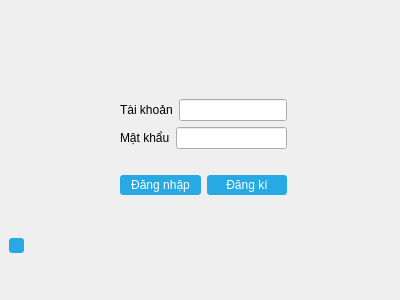
<?xml version="1.0" encoding="UTF-8"?>
<ui version="4.0">
 <class>StartProgram</class>
 <widget class="QStackedWidget" name="StartProgram">
  <property name="geometry">
   <rect>
    <x>0</x>
    <y>0</y>
    <width>400</width>
    <height>300</height>
   </rect>
  </property>
  <property name="windowTitle">
   <string>Đăng nhập vào LIBPRO</string>
  </property>
  <property name="windowIcon">
   <iconset resource="resource.qrc">
    <normaloff>:/Icons/Circle-icons-bookshelf.svg.png</normaloff>:/Icons/Circle-icons-bookshelf.svg.png</iconset>
  </property>
  <property name="windowOpacity">
   <double>8.000000000000000</double>
  </property>
  <property name="layoutDirection">
   <enum>Qt::LeftToRight</enum>
  </property>
  <property name="autoFillBackground">
   <bool>false</bool>
  </property>
  <property name="styleSheet">
   <string notr="true">StartProgram
{
		background: rgb(186, 189, 182);
}
QPushButton
{
		color: white;
		background-color: #27a9e3;
		border-width: 0px;
		border-radius: 3px;
}
QPushButton:hover { background-color: #66c011; }

QPushButton:disabled 
{
    background-color:  rgb(85, 87, 83);
}
QLineEdit:disabled
{
		background-color:  rgb(211, 215, 207);
}
</string>
  </property>
  <property name="currentIndex">
   <number>0</number>
  </property>
  <widget class="QWidget" name="loginForm">
   <layout class="QGridLayout" name="gridLayout">
    <item row="1" column="1">
     <layout class="QVBoxLayout" name="verticalLayout">
      <item>
       <layout class="QHBoxLayout" name="horizontalLayout">
        <item>
         <widget class="QLabel" name="label">
          <property name="text">
           <string>Tài khoản</string>
          </property>
         </widget>
        </item>
        <item>
         <widget class="QLineEdit" name="login_usnLine"/>
        </item>
       </layout>
      </item>
      <item>
       <layout class="QHBoxLayout" name="horizontalLayout_2">
        <item>
         <widget class="QLabel" name="label_2">
          <property name="text">
           <string>Mật khẩu</string>
          </property>
         </widget>
        </item>
        <item>
         <widget class="QLineEdit" name="login_pwLine">
          <property name="echoMode">
           <enum>QLineEdit::Password</enum>
          </property>
         </widget>
        </item>
       </layout>
      </item>
      <item>
       <widget class="QLabel" name="loginNotif">
        <property name="text">
         <string/>
        </property>
       </widget>
      </item>
      <item>
       <layout class="QHBoxLayout" name="horizontalLayout_5">
        <property name="topMargin">
         <number>0</number>
        </property>
        <item>
         <widget class="QPushButton" name="loginButton">
          <property name="minimumSize">
           <size>
            <width>0</width>
            <height>20</height>
           </size>
          </property>
          <property name="text">
           <string>Đăng nhập</string>
          </property>
          <property name="default">
           <bool>true</bool>
          </property>
         </widget>
        </item>
        <item>
         <widget class="QPushButton" name="signupButton">
          <property name="minimumSize">
           <size>
            <width>0</width>
            <height>20</height>
           </size>
          </property>
          <property name="text">
           <string>Đăng kí</string>
          </property>
         </widget>
        </item>
       </layout>
      </item>
      <item>
       <layout class="QHBoxLayout" name="horizontalLayout_9">
        <property name="topMargin">
         <number>0</number>
        </property>
       </layout>
      </item>
     </layout>
    </item>
    <item row="0" column="1">
     <spacer name="verticalSpacer_3">
      <property name="orientation">
       <enum>Qt::Vertical</enum>
      </property>
      <property name="sizeHint" stdset="0">
       <size>
        <width>20</width>
        <height>40</height>
       </size>
      </property>
     </spacer>
    </item>
    <item row="1" column="0">
     <spacer name="horizontalSpacer_3">
      <property name="orientation">
       <enum>Qt::Horizontal</enum>
      </property>
      <property name="sizeHint" stdset="0">
       <size>
        <width>40</width>
        <height>20</height>
       </size>
      </property>
     </spacer>
    </item>
    <item row="1" column="2">
     <spacer name="horizontalSpacer_4">
      <property name="orientation">
       <enum>Qt::Horizontal</enum>
      </property>
      <property name="sizeHint" stdset="0">
       <size>
        <width>40</width>
        <height>20</height>
       </size>
      </property>
     </spacer>
    </item>
    <item row="2" column="1">
     <spacer name="verticalSpacer_4">
      <property name="orientation">
       <enum>Qt::Vertical</enum>
      </property>
      <property name="sizeHint" stdset="0">
       <size>
        <width>20</width>
        <height>40</height>
       </size>
      </property>
     </spacer>
    </item>
    <item row="2" column="0">
     <widget class="QPushButton" name="resetProg">
      <property name="minimumSize">
       <size>
        <width>15</width>
        <height>15</height>
       </size>
      </property>
      <property name="maximumSize">
       <size>
        <width>15</width>
        <height>15</height>
       </size>
      </property>
      <property name="text">
       <string/>
      </property>
     </widget>
    </item>
   </layout>
  </widget>
  <widget class="QWidget" name="selectRoleForm">
   <layout class="QGridLayout" name="gridLayout_2">
    <item row="1" column="0">
     <spacer name="horizontalSpacer">
      <property name="orientation">
       <enum>Qt::Horizontal</enum>
      </property>
      <property name="sizeHint" stdset="0">
       <size>
        <width>40</width>
        <height>20</height>
       </size>
      </property>
     </spacer>
    </item>
    <item row="0" column="1">
     <spacer name="verticalSpacer_2">
      <property name="orientation">
       <enum>Qt::Vertical</enum>
      </property>
      <property name="sizeHint" stdset="0">
       <size>
        <width>20</width>
        <height>40</height>
       </size>
      </property>
     </spacer>
    </item>
    <item row="1" column="2">
     <spacer name="horizontalSpacer_2">
      <property name="orientation">
       <enum>Qt::Horizontal</enum>
      </property>
      <property name="sizeHint" stdset="0">
       <size>
        <width>40</width>
        <height>20</height>
       </size>
      </property>
     </spacer>
    </item>
    <item row="1" column="1">
     <layout class="QVBoxLayout" name="verticalLayout_2">
      <item>
       <widget class="QRadioButton" name="login_readerButton">
        <property name="text">
         <string>Đăng nhập với tư cách đọc giả</string>
        </property>
        <property name="checked">
         <bool>true</bool>
        </property>
       </widget>
      </item>
      <item>
       <widget class="QRadioButton" name="login_librarianButton">
        <property name="text">
         <string>Đăng nhập với tư cách thủ thư</string>
        </property>
       </widget>
      </item>
      <item>
       <widget class="QRadioButton" name="login_usermanagerButton">
        <property name="text">
         <string>Đăng nhập với tư cách quản lý người dùng</string>
        </property>
       </widget>
      </item>
      <item>
       <layout class="QHBoxLayout" name="horizontalLayout_18">
        <property name="topMargin">
         <number>0</number>
        </property>
        <item>
         <widget class="QPushButton" name="login_backButton">
          <property name="text">
           <string>Quay lại</string>
          </property>
         </widget>
        </item>
        <item>
         <widget class="QPushButton" name="login_confirmButton">
          <property name="minimumSize">
           <size>
            <width>0</width>
            <height>20</height>
           </size>
          </property>
          <property name="text">
           <string>Xác nhận</string>
          </property>
          <property name="autoDefault">
           <bool>true</bool>
          </property>
          <property name="default">
           <bool>true</bool>
          </property>
         </widget>
        </item>
       </layout>
      </item>
     </layout>
    </item>
    <item row="3" column="1">
     <spacer name="verticalSpacer">
      <property name="orientation">
       <enum>Qt::Vertical</enum>
      </property>
      <property name="sizeHint" stdset="0">
       <size>
        <width>20</width>
        <height>40</height>
       </size>
      </property>
     </spacer>
    </item>
    <item row="2" column="1">
     <widget class="QLabel" name="xLabel">
      <property name="text">
       <string>TextLabel</string>
      </property>
     </widget>
    </item>
   </layout>
  </widget>
  <widget class="QWidget" name="signupForm">
   <layout class="QGridLayout" name="gridLayout_3">
    <item row="4" column="1">
     <layout class="QHBoxLayout" name="horizontalLayout_13">
      <item>
       <widget class="QLabel" name="label_6">
        <property name="text">
         <string>Ngày sinh</string>
        </property>
       </widget>
      </item>
      <item>
       <widget class="QLineEdit" name="regUser_dobLine">
        <property name="minimumSize">
         <size>
          <width>140</width>
          <height>0</height>
         </size>
        </property>
        <property name="maximumSize">
         <size>
          <width>140</width>
          <height>16777215</height>
         </size>
        </property>
       </widget>
      </item>
     </layout>
    </item>
    <item row="3" column="1">
     <layout class="QHBoxLayout" name="horizontalLayout_12">
      <item>
       <widget class="QLabel" name="label_5">
        <property name="text">
         <string>CMND</string>
        </property>
       </widget>
      </item>
      <item>
       <widget class="QLineEdit" name="regUser_PIDLine">
        <property name="minimumSize">
         <size>
          <width>140</width>
          <height>0</height>
         </size>
        </property>
        <property name="maximumSize">
         <size>
          <width>140</width>
          <height>16777215</height>
         </size>
        </property>
       </widget>
      </item>
     </layout>
    </item>
    <item row="8" column="1">
     <spacer name="verticalSpacer_5">
      <property name="orientation">
       <enum>Qt::Vertical</enum>
      </property>
      <property name="sizeHint" stdset="0">
       <size>
        <width>20</width>
        <height>40</height>
       </size>
      </property>
     </spacer>
    </item>
    <item row="5" column="1">
     <layout class="QHBoxLayout" name="horizontalLayout_14">
      <item>
       <widget class="QLabel" name="label_7">
        <property name="text">
         <string>Nghề nghiệp</string>
        </property>
       </widget>
      </item>
      <item>
       <widget class="QLineEdit" name="regUser_jobLine">
        <property name="minimumSize">
         <size>
          <width>140</width>
          <height>0</height>
         </size>
        </property>
        <property name="maximumSize">
         <size>
          <width>140</width>
          <height>16777215</height>
         </size>
        </property>
       </widget>
      </item>
     </layout>
    </item>
    <item row="1" column="1">
     <layout class="QHBoxLayout" name="horizontalLayout_10">
      <item>
       <widget class="QLabel" name="label_3">
        <property name="text">
         <string>Họ tên</string>
        </property>
       </widget>
      </item>
      <item>
       <widget class="QLineEdit" name="regUser_nameLine">
        <property name="minimumSize">
         <size>
          <width>140</width>
          <height>0</height>
         </size>
        </property>
        <property name="maximumSize">
         <size>
          <width>140</width>
          <height>16777215</height>
         </size>
        </property>
       </widget>
      </item>
     </layout>
    </item>
    <item row="6" column="1">
     <layout class="QHBoxLayout" name="horizontalLayout_15">
      <item>
       <widget class="QLabel" name="label_8">
        <property name="text">
         <string>Email</string>
        </property>
       </widget>
      </item>
      <item>
       <widget class="QLineEdit" name="regUser_mailLine">
        <property name="minimumSize">
         <size>
          <width>140</width>
          <height>0</height>
         </size>
        </property>
        <property name="maximumSize">
         <size>
          <width>140</width>
          <height>16777215</height>
         </size>
        </property>
       </widget>
      </item>
     </layout>
    </item>
    <item row="0" column="1">
     <spacer name="verticalSpacer_6">
      <property name="orientation">
       <enum>Qt::Vertical</enum>
      </property>
      <property name="sizeHint" stdset="0">
       <size>
        <width>20</width>
        <height>40</height>
       </size>
      </property>
     </spacer>
    </item>
    <item row="2" column="1">
     <layout class="QHBoxLayout" name="horizontalLayout_11">
      <item>
       <widget class="QLabel" name="label_4">
        <property name="text">
         <string>MSSV</string>
        </property>
       </widget>
      </item>
      <item>
       <widget class="QLineEdit" name="regUser_UIDLine">
        <property name="minimumSize">
         <size>
          <width>140</width>
          <height>0</height>
         </size>
        </property>
        <property name="maximumSize">
         <size>
          <width>140</width>
          <height>16777215</height>
         </size>
        </property>
       </widget>
      </item>
     </layout>
    </item>
    <item row="3" column="2">
     <widget class="QLabel" name="regUser_PIDdupLabel">
      <property name="text">
       <string>X</string>
      </property>
     </widget>
    </item>
    <item row="2" column="2">
     <widget class="QLabel" name="regUser_UIDdupLabel">
      <property name="text">
       <string>X</string>
      </property>
     </widget>
    </item>
    <item row="6" column="2">
     <widget class="QLabel" name="regUser_maildupLabel">
      <property name="text">
       <string>X</string>
      </property>
     </widget>
    </item>
    <item row="3" column="0">
     <spacer name="horizontalSpacer_5">
      <property name="orientation">
       <enum>Qt::Horizontal</enum>
      </property>
      <property name="sizeType">
       <enum>QSizePolicy::Fixed</enum>
      </property>
      <property name="sizeHint" stdset="0">
       <size>
        <width>60</width>
        <height>20</height>
       </size>
      </property>
     </spacer>
    </item>
    <item row="4" column="2">
     <spacer name="horizontalSpacer_6">
      <property name="orientation">
       <enum>Qt::Horizontal</enum>
      </property>
      <property name="sizeHint" stdset="0">
       <size>
        <width>40</width>
        <height>20</height>
       </size>
      </property>
     </spacer>
    </item>
    <item row="7" column="1">
     <layout class="QHBoxLayout" name="horizontalLayout_8">
      <property name="topMargin">
       <number>0</number>
      </property>
      <item>
       <widget class="QPushButton" name="regUser_backButton">
        <property name="text">
         <string>Quay lại</string>
        </property>
       </widget>
      </item>
      <item>
       <widget class="QPushButton" name="regUser_confirmButton_1">
        <property name="text">
         <string>Xác nhận</string>
        </property>
       </widget>
      </item>
     </layout>
    </item>
   </layout>
  </widget>
  <widget class="QWidget" name="signupAccount">
   <layout class="QGridLayout" name="gridLayout_4">
    <item row="1" column="0">
     <spacer name="horizontalSpacer_7">
      <property name="orientation">
       <enum>Qt::Horizontal</enum>
      </property>
      <property name="sizeHint" stdset="0">
       <size>
        <width>40</width>
        <height>20</height>
       </size>
      </property>
     </spacer>
    </item>
    <item row="2" column="1">
     <layout class="QHBoxLayout" name="horizontalLayout_4">
      <item>
       <widget class="QLabel" name="label_10">
        <property name="text">
         <string>Mật khẩu</string>
        </property>
       </widget>
      </item>
      <item>
       <widget class="QLineEdit" name="regUser_pwLine">
        <property name="minimumSize">
         <size>
          <width>150</width>
          <height>0</height>
         </size>
        </property>
        <property name="maximumSize">
         <size>
          <width>150</width>
          <height>16777215</height>
         </size>
        </property>
        <property name="echoMode">
         <enum>QLineEdit::Password</enum>
        </property>
       </widget>
      </item>
     </layout>
    </item>
    <item row="1" column="1">
     <layout class="QHBoxLayout" name="horizontalLayout_3">
      <item>
       <widget class="QLabel" name="label_9">
        <property name="text">
         <string>Tên đăng nhập</string>
        </property>
       </widget>
      </item>
      <item>
       <widget class="QLineEdit" name="regUser_usnLine">
        <property name="minimumSize">
         <size>
          <width>150</width>
          <height>0</height>
         </size>
        </property>
        <property name="maximumSize">
         <size>
          <width>150</width>
          <height>16777215</height>
         </size>
        </property>
       </widget>
      </item>
     </layout>
    </item>
    <item row="3" column="1">
     <layout class="QHBoxLayout" name="horizontalLayout_7">
      <item>
       <widget class="QLabel" name="label_11">
        <property name="text">
         <string>Nhập lại mật khẩu</string>
        </property>
       </widget>
      </item>
      <item>
       <widget class="QLineEdit" name="regUser_repwLine">
        <property name="minimumSize">
         <size>
          <width>150</width>
          <height>0</height>
         </size>
        </property>
        <property name="maximumSize">
         <size>
          <width>150</width>
          <height>16777215</height>
         </size>
        </property>
        <property name="echoMode">
         <enum>QLineEdit::Password</enum>
        </property>
       </widget>
      </item>
     </layout>
    </item>
    <item row="5" column="1">
     <spacer name="verticalSpacer_7">
      <property name="orientation">
       <enum>Qt::Vertical</enum>
      </property>
      <property name="sizeHint" stdset="0">
       <size>
        <width>20</width>
        <height>40</height>
       </size>
      </property>
     </spacer>
    </item>
    <item row="0" column="1">
     <spacer name="verticalSpacer_8">
      <property name="orientation">
       <enum>Qt::Vertical</enum>
      </property>
      <property name="sizeHint" stdset="0">
       <size>
        <width>20</width>
        <height>40</height>
       </size>
      </property>
     </spacer>
    </item>
    <item row="2" column="2">
     <spacer name="horizontalSpacer_8">
      <property name="orientation">
       <enum>Qt::Horizontal</enum>
      </property>
      <property name="sizeHint" stdset="0">
       <size>
        <width>40</width>
        <height>20</height>
       </size>
      </property>
     </spacer>
    </item>
    <item row="1" column="2">
     <widget class="QLabel" name="dupUSNLabel">
      <property name="maximumSize">
       <size>
        <width>1677215</width>
        <height>16777215</height>
       </size>
      </property>
      <property name="text">
       <string>X</string>
      </property>
     </widget>
    </item>
    <item row="3" column="2">
     <widget class="QLabel" name="dupPWLabel">
      <property name="text">
       <string>X</string>
      </property>
     </widget>
    </item>
    <item row="4" column="1">
     <layout class="QHBoxLayout" name="horizontalLayout_16">
      <property name="topMargin">
       <number>0</number>
      </property>
      <item>
       <widget class="QPushButton" name="regUser_backButton_2">
        <property name="text">
         <string>Quay lại</string>
        </property>
       </widget>
      </item>
      <item>
       <widget class="QPushButton" name="regUser_regButton">
        <property name="text">
         <string>Đăng kí</string>
        </property>
       </widget>
      </item>
     </layout>
    </item>
   </layout>
  </widget>
  <widget class="QWidget" name="regSuccessPage">
   <layout class="QGridLayout" name="gridLayout_5">
    <item row="3" column="2">
     <spacer name="horizontalSpacer_10">
      <property name="orientation">
       <enum>Qt::Horizontal</enum>
      </property>
      <property name="sizeHint" stdset="0">
       <size>
        <width>40</width>
        <height>20</height>
       </size>
      </property>
     </spacer>
    </item>
    <item row="0" column="1">
     <spacer name="verticalSpacer_10">
      <property name="orientation">
       <enum>Qt::Vertical</enum>
      </property>
      <property name="sizeHint" stdset="0">
       <size>
        <width>20</width>
        <height>40</height>
       </size>
      </property>
     </spacer>
    </item>
    <item row="1" column="1">
     <widget class="QLabel" name="label_12">
      <property name="text">
       <string>Đăng kí thành công
Vui lòng đợi quản trị viên xác nhận</string>
      </property>
     </widget>
    </item>
    <item row="3" column="1">
     <spacer name="verticalSpacer_9">
      <property name="orientation">
       <enum>Qt::Vertical</enum>
      </property>
      <property name="sizeHint" stdset="0">
       <size>
        <width>20</width>
        <height>40</height>
       </size>
      </property>
     </spacer>
    </item>
    <item row="3" column="0">
     <spacer name="horizontalSpacer_9">
      <property name="orientation">
       <enum>Qt::Horizontal</enum>
      </property>
      <property name="sizeHint" stdset="0">
       <size>
        <width>40</width>
        <height>20</height>
       </size>
      </property>
     </spacer>
    </item>
    <item row="2" column="1">
     <layout class="QHBoxLayout" name="horizontalLayout_6">
      <property name="topMargin">
       <number>0</number>
      </property>
      <item>
       <widget class="QPushButton" name="regUser_backButton_3">
        <property name="minimumSize">
         <size>
          <width>0</width>
          <height>20</height>
         </size>
        </property>
        <property name="text">
         <string>Quay lại</string>
        </property>
       </widget>
      </item>
      <item>
       <widget class="QPushButton" name="regUser_exitButton">
        <property name="minimumSize">
         <size>
          <width>0</width>
          <height>20</height>
         </size>
        </property>
        <property name="text">
         <string>Thoát</string>
        </property>
       </widget>
      </item>
     </layout>
    </item>
   </layout>
  </widget>
  <widget class="QWidget" name="regAccPage">
   <layout class="QGridLayout" name="gridLayout_6">
    <item row="0" column="0">
     <widget class="QPushButton" name="newUserButton">
      <property name="minimumSize">
       <size>
        <width>80</width>
        <height>80</height>
       </size>
      </property>
      <property name="maximumSize">
       <size>
        <width>80</width>
        <height>80</height>
       </size>
      </property>
      <property name="text">
       <string>Người dùng
 mới</string>
      </property>
     </widget>
    </item>
    <item row="0" column="1">
     <widget class="QPushButton" name="oldUserButton">
      <property name="minimumSize">
       <size>
        <width>80</width>
        <height>80</height>
       </size>
      </property>
      <property name="maximumSize">
       <size>
        <width>80</width>
        <height>80</height>
       </size>
      </property>
      <property name="text">
       <string>Người dùng
 cũ</string>
      </property>
     </widget>
    </item>
   </layout>
  </widget>
  <widget class="QWidget" name="page_2">
   <layout class="QGridLayout" name="gridLayout_7">
    <item row="0" column="0">
     <spacer name="horizontalSpacer_11">
      <property name="orientation">
       <enum>Qt::Horizontal</enum>
      </property>
      <property name="sizeHint" stdset="0">
       <size>
        <width>40</width>
        <height>20</height>
       </size>
      </property>
     </spacer>
    </item>
    <item row="7" column="1">
     <spacer name="verticalSpacer_11">
      <property name="orientation">
       <enum>Qt::Vertical</enum>
      </property>
      <property name="sizeHint" stdset="0">
       <size>
        <width>20</width>
        <height>40</height>
       </size>
      </property>
     </spacer>
    </item>
    <item row="1" column="2">
     <spacer name="horizontalSpacer_12">
      <property name="orientation">
       <enum>Qt::Horizontal</enum>
      </property>
      <property name="sizeHint" stdset="0">
       <size>
        <width>40</width>
        <height>20</height>
       </size>
      </property>
     </spacer>
    </item>
    <item row="2" column="1">
     <layout class="QHBoxLayout" name="horizontalLayout_19">
      <property name="topMargin">
       <number>0</number>
      </property>
      <item>
       <widget class="QLabel" name="label_14">
        <property name="text">
         <string>MSSV/MSGV</string>
        </property>
       </widget>
      </item>
      <item>
       <widget class="QLineEdit" name="regA_uidLine">
        <property name="minimumSize">
         <size>
          <width>150</width>
          <height>0</height>
         </size>
        </property>
        <property name="maximumSize">
         <size>
          <width>150</width>
          <height>16777215</height>
         </size>
        </property>
       </widget>
      </item>
     </layout>
    </item>
    <item row="0" column="1">
     <spacer name="verticalSpacer_12">
      <property name="orientation">
       <enum>Qt::Vertical</enum>
      </property>
      <property name="sizeHint" stdset="0">
       <size>
        <width>20</width>
        <height>40</height>
       </size>
      </property>
     </spacer>
    </item>
    <item row="1" column="1">
     <layout class="QHBoxLayout" name="horizontalLayout_17">
      <item>
       <widget class="QLabel" name="label_13">
        <property name="text">
         <string>Mã số thư viện</string>
        </property>
       </widget>
      </item>
      <item>
       <widget class="QLineEdit" name="regA_libLine">
        <property name="minimumSize">
         <size>
          <width>150</width>
          <height>0</height>
         </size>
        </property>
        <property name="maximumSize">
         <size>
          <width>150</width>
          <height>16777215</height>
         </size>
        </property>
       </widget>
      </item>
     </layout>
    </item>
    <item row="4" column="1">
     <widget class="QLabel" name="regA_erLabel">
      <property name="text">
       <string>Thông tin không hợp lệ</string>
      </property>
     </widget>
    </item>
    <item row="5" column="1">
     <layout class="QHBoxLayout" name="horizontalLayout_20">
      <property name="topMargin">
       <number>0</number>
      </property>
      <item>
       <widget class="QPushButton" name="regA_backButton">
        <property name="text">
         <string>Quay lại</string>
        </property>
       </widget>
      </item>
      <item>
       <widget class="QPushButton" name="regA_confirmButton">
        <property name="text">
         <string>Xác nhận</string>
        </property>
       </widget>
      </item>
     </layout>
    </item>
    <item row="3" column="1">
     <widget class="QLabel" name="regA_erLabel2">
      <property name="text">
       <string>Không thể thêm tài khoản</string>
      </property>
     </widget>
    </item>
   </layout>
  </widget>
  <widget class="QWidget" name="page">
   <layout class="QGridLayout" name="gridLayout_8">
    <item row="1" column="1">
     <layout class="QHBoxLayout" name="horizontalLayout_21">
      <item>
       <widget class="QLabel" name="label_15">
        <property name="text">
         <string>Tên đăng nhập</string>
        </property>
       </widget>
      </item>
      <item>
       <widget class="QLineEdit" name="regA_usnLine">
        <property name="minimumSize">
         <size>
          <width>150</width>
          <height>0</height>
         </size>
        </property>
        <property name="maximumSize">
         <size>
          <width>150</width>
          <height>16777215</height>
         </size>
        </property>
       </widget>
      </item>
     </layout>
    </item>
    <item row="2" column="1">
     <layout class="QHBoxLayout" name="horizontalLayout_22">
      <item>
       <widget class="QLabel" name="label_16">
        <property name="text">
         <string>Mật khẩu</string>
        </property>
       </widget>
      </item>
      <item>
       <widget class="QLineEdit" name="regA_pwLine">
        <property name="minimumSize">
         <size>
          <width>150</width>
          <height>0</height>
         </size>
        </property>
        <property name="maximumSize">
         <size>
          <width>150</width>
          <height>16777215</height>
         </size>
        </property>
       </widget>
      </item>
     </layout>
    </item>
    <item row="4" column="1">
     <widget class="QLabel" name="regA_errLabel">
      <property name="text">
       <string>Tên đăng nhập đã tồn tại</string>
      </property>
     </widget>
    </item>
    <item row="2" column="2">
     <spacer name="horizontalSpacer_14">
      <property name="orientation">
       <enum>Qt::Horizontal</enum>
      </property>
      <property name="sizeHint" stdset="0">
       <size>
        <width>40</width>
        <height>20</height>
       </size>
      </property>
     </spacer>
    </item>
    <item row="3" column="1">
     <layout class="QHBoxLayout" name="horizontalLayout_23">
      <item>
       <widget class="QLabel" name="label_17">
        <property name="text">
         <string>Nhập lại mật khẩu</string>
        </property>
       </widget>
      </item>
      <item>
       <widget class="QLineEdit" name="regA_repwLine">
        <property name="minimumSize">
         <size>
          <width>150</width>
          <height>0</height>
         </size>
        </property>
        <property name="maximumSize">
         <size>
          <width>150</width>
          <height>16777215</height>
         </size>
        </property>
       </widget>
      </item>
     </layout>
    </item>
    <item row="5" column="1">
     <layout class="QHBoxLayout" name="horizontalLayout_24">
      <property name="topMargin">
       <number>0</number>
      </property>
      <item>
       <widget class="QPushButton" name="regA_backButton_2">
        <property name="text">
         <string>Quay lại</string>
        </property>
       </widget>
      </item>
      <item>
       <widget class="QPushButton" name="regA_regButton">
        <property name="text">
         <string>Đăng kí</string>
        </property>
       </widget>
      </item>
     </layout>
    </item>
    <item row="2" column="0">
     <spacer name="horizontalSpacer_13">
      <property name="orientation">
       <enum>Qt::Horizontal</enum>
      </property>
      <property name="sizeHint" stdset="0">
       <size>
        <width>40</width>
        <height>20</height>
       </size>
      </property>
     </spacer>
    </item>
    <item row="6" column="1">
     <spacer name="verticalSpacer_13">
      <property name="orientation">
       <enum>Qt::Vertical</enum>
      </property>
      <property name="sizeHint" stdset="0">
       <size>
        <width>20</width>
        <height>40</height>
       </size>
      </property>
     </spacer>
    </item>
    <item row="0" column="1">
     <spacer name="verticalSpacer_14">
      <property name="orientation">
       <enum>Qt::Vertical</enum>
      </property>
      <property name="sizeHint" stdset="0">
       <size>
        <width>20</width>
        <height>40</height>
       </size>
      </property>
     </spacer>
    </item>
   </layout>
  </widget>
 </widget>
 <resources>
  <include location="resource.qrc"/>
 </resources>
 <connections>
  <connection>
   <sender>regUser_exitButton</sender>
   <signal>clicked()</signal>
   <receiver>StartProgram</receiver>
   <slot>close()</slot>
   <hints>
    <hint type="sourcelabel">
     <x>260</x>
     <y>170</y>
    </hint>
    <hint type="destinationlabel">
     <x>199</x>
     <y>149</y>
    </hint>
   </hints>
  </connection>
 </connections>
</ui>
